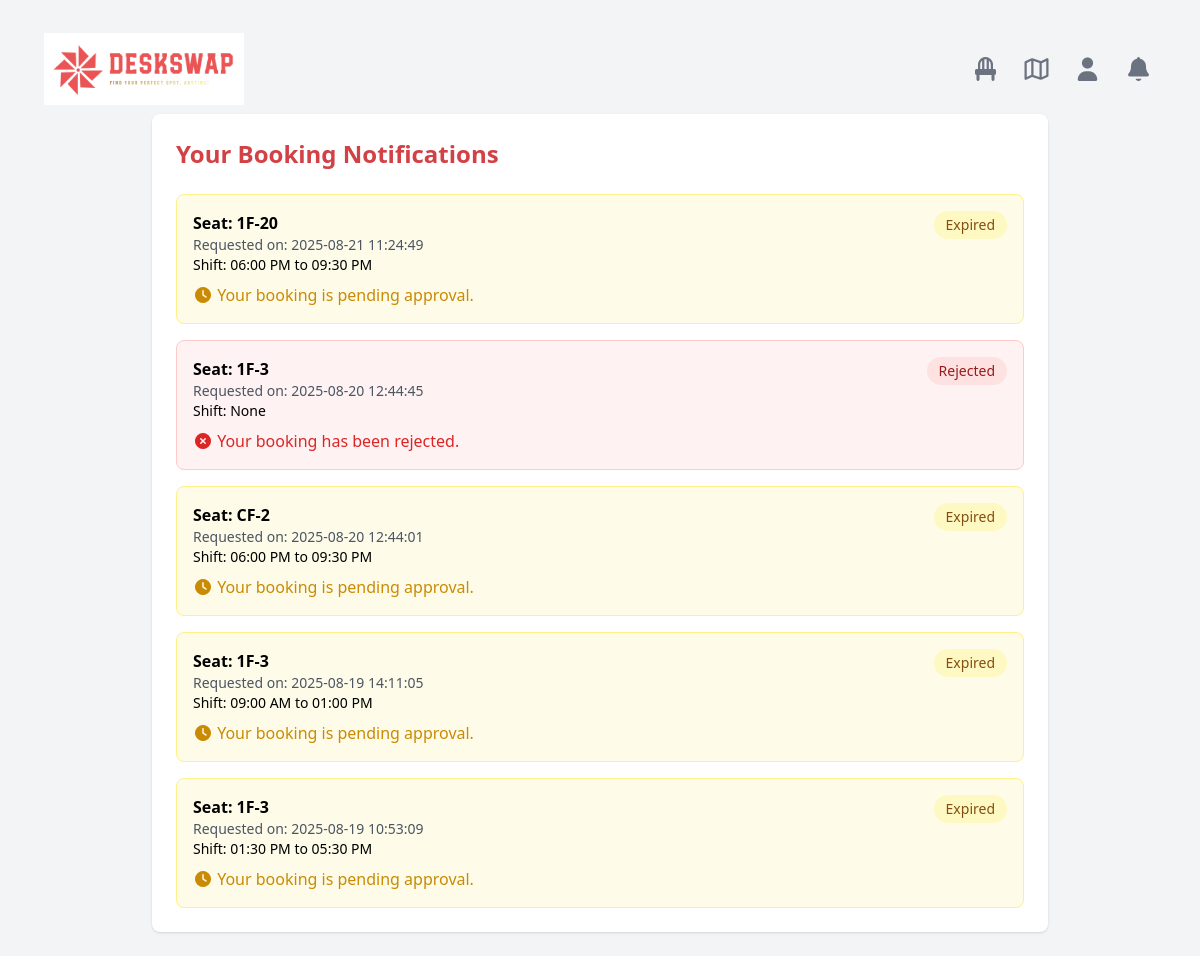
The app's page /notification (signed in), older data.
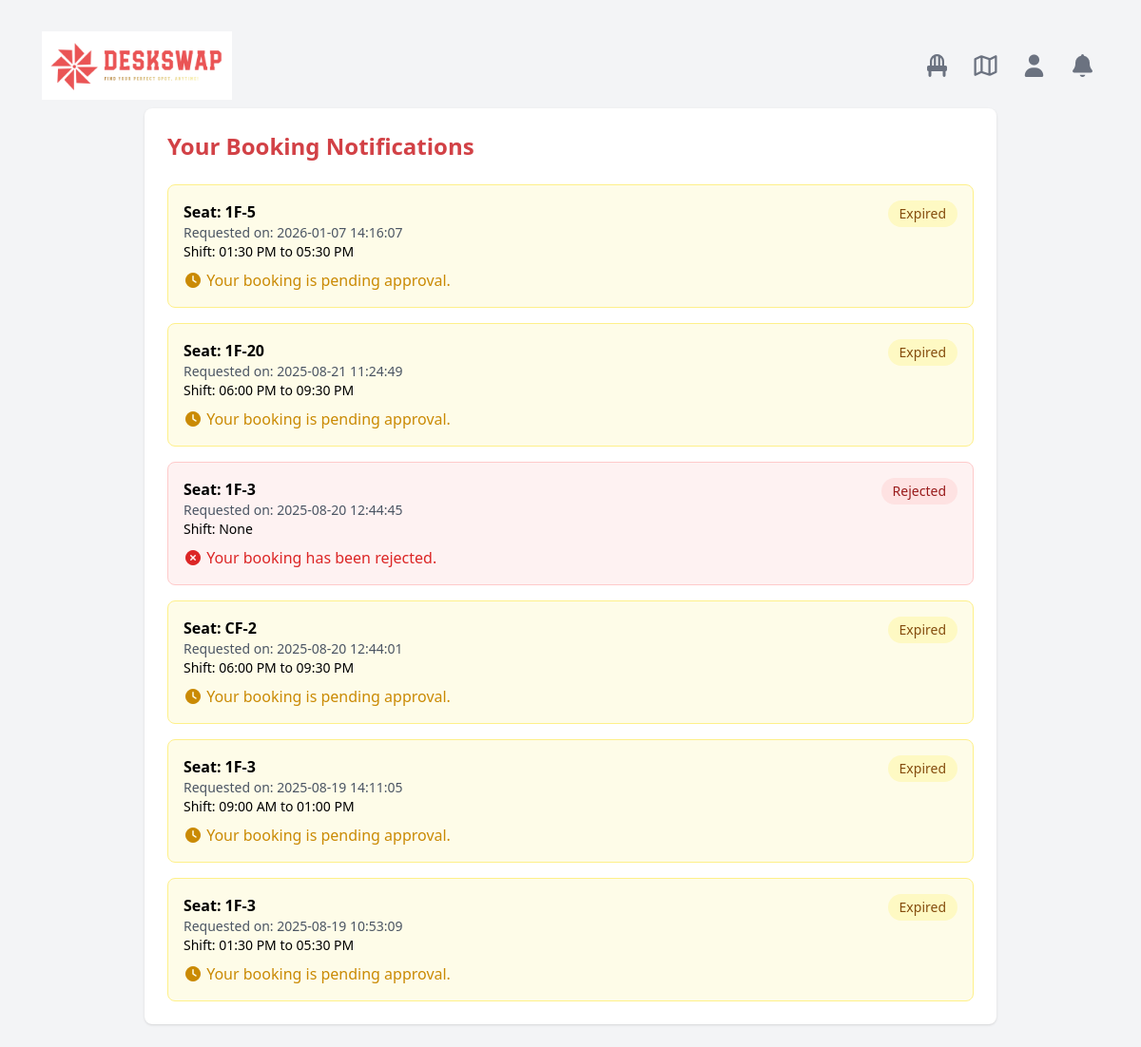
The same page, newer data.
### tables this page shows
CREATE TABLE bookings (
    id INTEGER PRIMARY KEY,
    user_id INTEGER,
    desk_id INTEGER,
    start_time TEXT,
    end_time TEXT,
    status TEXT CHECK(status IN ('pending', 'approved', 'rejected', 'blocked', 'expired')), booking_date TEXT, seat_no TEXT NOT NULL, shift TEXT, timing TEXT, timestamp DATETIME,
    -- Add other columns here as needed
    FOREIGN KEY(user_id) REFERENCES users(id),
    FOREIGN KEY(desk_id) REFERENCES desks(id)
);

### app.py (the view)
@app.route('/notification')
def notification():
    if 'user_id' not in session:
        flash("Please login first.")
        return redirect('/login')
    conn = get_db_connection()
    cur = conn.cursor()
    cur.execute('''
        SELECT seat_no, status, timing, timestamp
        FROM bookings
        WHERE user_id = ?
        ORDER BY timestamp DESC
    ''', (session['user_id'],))
    bookings = cur.fetchall()
    conn.close()
    return render_template('notification.html', bookings=bookings)

### app.py (called while the page is built)
def get_db_connection():
    conn = sqlite3.connect(DATABASE)
    conn.row_factory = sqlite3.Row
    return conn

@app.before_request
def auto_reset_old_bookings():
    conn = get_db_connection()
    try:
        today = date.today().strftime("%Y-%m-%d")
        conn.execute("""
            UPDATE bookings
            SET status = 'expired'
            WHERE booking_date < ? AND status != 'expired'
        """, (today,))
        conn.commit()
    finally:
        conn.close()

### Templates/notification.html (shortened to what this page needs)
<!DOCTYPE html>
<html lang="en">
<head>
    <script src="https://cdn.tailwindcss.com"></script>
    <link rel="stylesheet" href="https://cdnjs.cloudflare.com/ajax/libs/font-awesome/7.0.0/css/all.min.css"
 />
</head>
<body class="bg-gray-100 p-6 font-sans">
    <section>
        <nav class="flex m-[20px] justify-between items-center h-[50px]">
            <div class="text-[#D24146] font-bold text-[25px] font-cursive "><img src="/static/logo.png" alt=""
                    width="200px" height="100px">
            </div>
            <div>
                <ul class="flex space-x-4">
                    <a href="/dashboard">
                        <li
                            class="group transition-all duration-500 hover:bg-[#D24146] w-[35px] h-[35px] rounded-3xl text-center flex items-center justify-center cursor-pointer">
                            <i class="fa-solid fa-chair text-2xl text-gray-500 group-hover:text-white"></i>
                        </li>
                    </a>
                    <a href="/visualmap">
                        <li
                            class="group transition-all duration-500 hover:bg-[#D24146] w-[35px] h-[35px] rounded-3xl text-center flex items-center justify-center cursor-pointer">
                            <i class=" fa-regular fa-map text-2xl text-gray-500 group-hover:text-white"></i>
                        </li>
                    </a>
                    <a href="/profile">
                        <li
                            class="group transition-all duration-500 hover:bg-[#D24146] w-[35px] h-[35px] rounded-3xl text-center flex items-center justify-center cursor-pointer">
                            <i class="fa-solid fa-user text-2xl text-gray-500 group-hover:text-white"></i>
                        </li>
                    </a>
                    <a href="/notification">
                        <li
                            class="group transition-all duration-500 hover:bg-[#D24146] w-[35px] h-[35px] rounded-3xl text-center flex items-center justify-center cursor-pointer">
                            <i class="fa-solid fa-bell text-2xl text-gray-500 group-hover:text-white"></i>
                        </li>
                    </a>
                </ul>
            </div>
        </nav>
    </section>
    <section>
        <div class="max-w-4xl mx-auto bg-white rounded-lg shadow p-6">
            <h2 class="text-2xl font-bold text-[#D24146] mb-6">Your Booking Notifications</h2>
            <div class="space-y-4">
                {% for booking in bookings %}
                <div
                    class="border rounded-lg p-4 {% if booking.status == 'approved' %}bg-green-50 border-green-200{% elif booking.status == 'rejected' %}bg-red-50 border-red-200{% else %}bg-yellow-50 border-yellow-200{% endif %}">
                    <div class="flex justify-between items-start">
                        <div>
                            <h3 class="font-bold">Seat: {{ booking.seat_no }}</h3>
                            <p class="text-sm text-gray-600">Requested on: {{ booking.timestamp }}</p>
                            <p class="text-sm">Shift: {{ booking.timing }}</p>
                        </div>
                        <span class="px-3 py-1 rounded-full text-sm font-medium
                            {% if booking.status == 'approved' %}bg-green-100 text-green-800
                            {% elif booking.status == 'rejected' %}bg-red-100 text-red-800
                            {% else %}bg-yellow-100 text-yellow-800{% endif %}">
                            {{ booking.status|capitalize }}
                        </span>
                    </div>
                    {% if booking.status == 'approved' %}
                    <div class="mt-2 text-green-600">
                        <i class="fas fa-check-circle"></i> Your booking has been approved!
                    </div>
                    {% elif booking.status == 'rejected' %}
                    <div class="mt-2 text-red-600">
                        <i class="fas fa-times-circle"></i> Your booking has been rejected.
                    </div>
                    {% else %}
                    <div class="mt-2 text-yellow-600">
                        <i class="fas fa-clock"></i> Your booking is pending approval.
                    </div>
                    {% endif %}
                </div>
                {% else %}
                <div class="text-center py-8 text-gray-500">
                    <i class="fas fa-bell-slash text-4xl mb-2"></i>
                    <p>No notifications yet</p>
                </div>
                {% endfor %}
            </div>
        </div>
    </section>
</body>
</html>

Row changes from the older to the newer data that the page shows:
now on this page (row edited): bookings: seat_no "1F-5", timestamp "2026-01-07 14:16:07", timing "01:30 PM to 05:30 PM", status "Expired", shows "Your booking is pending approval."
